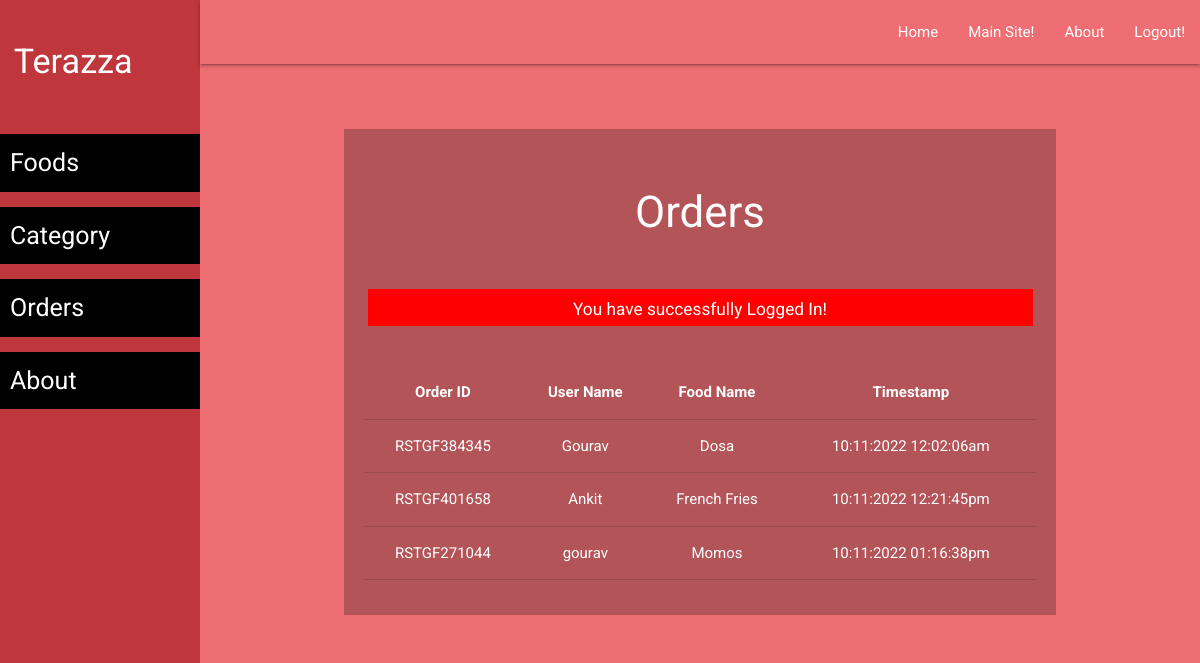
Page /admin/order-list.php (signed in) on the committed database.
### tables this page shows
CREATE TABLE `orders` (
  `id` int(11) NOT NULL,
  `order_id` varchar(20) NOT NULL,
  `user_id` varchar(10) NOT NULL,
  `food_id` varchar(10) NOT NULL,
  `user_name` varchar(100) NOT NULL,
  `timestamp` varchar(50) NOT NULL
);

CREATE TABLE `food` (
  `id` int(11) NOT NULL,
  `cat_id` int(10) NOT NULL,
  `fname` varchar(50) NOT NULL,
  `description` varchar(250) NOT NULL
);

### admin/order-list.php (the view, shortened to what this page needs)
<?php require('layout/header.php'); ?>
<?php require('layout/left-sidebar-long.php'); ?>
<?php require('layout/topnav.php'); ?>
<?php require('layout/left-sidebar-short.php'); ?>
<?php
require('../backends/connection-pdo.php');
$sql = 'SELECT orders.order_id, orders.user_name, orders.timestamp, food.fname FROM orders LEFT JOIN food ON orders.food_id = food.id';
$query  = $pdoconn->prepare($sql);
$query->execute();
$arr_all = $query->fetchAll(PDO::FETCH_ASSOC);
?>
<div class="section white-text" style="background: #B35458;">
	<div class="section">
		<h3>Orders</h3>
	</div>
  <?php
    if (isset($_SESSION['msg'])) {
        echo '<div class="section center" style="margin: 5px 35px;"><div class="row" style="background: red; color: white;">
        <div class="col s12">
            <h6>'.$_SESSION['msg'].'</h6>
            </div>
        </div></div>';
    }
    ?>
	<div class="section center" style="padding: 20px;">
		<table class="centered responsive-table">
        <thead>
          <tr>
              <th>Order ID</th>
              <th>User Name</th>
              <th>Food Name</th>
              <th>Timestamp</th>
          </tr>
        </thead>
        <tbody>
          <?php
            foreach ($arr_all as $key) {
          ?>
          <tr>
            <td><?php echo $key['order_id']; ?></td>
            <td><?php echo $key['user_name']; ?></td>
            <td><?php echo $key['fname']; ?></td>
            <td><?php echo $key['timestamp']; ?></td>
          </tr>
          <?php } ?>
        </tbody>
      </table>
	</div>
</div>
<?php require('layout/footer.php'); ?>

### css/form-style.css (style rules this page uses)
body { background: #ee6e73; font-family: "Roboto", sans-serif; -webkit-font-smoothing: antialiased; -moz-osx-font-smoothing: grayscale; }
.row { margin-bottom: 0 !important; }
.col { padding: 0 !important; }

### rows in the picture
orders: order "RSTGF384345", user_name "Gourav", food.fname "Dosa", timestamp "10:11:2022 12:02:06am"
orders: order "RSTGF401658", user_name "Ankit", food.fname "French Fries", timestamp "10:11:2022 12:21:45pm"
orders: order "RSTGF271044", user_name "gourav", food.fname "Momos", timestamp "10:11:2022 01:16:38pm"

### other values in the picture
$_SESSION['msg'] "You have successfully Logged In!"
